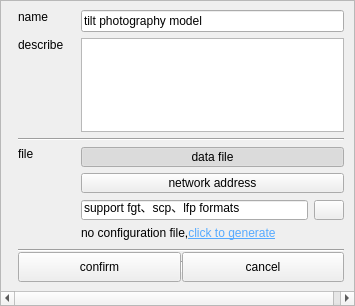
<?xml version="1.0" encoding="UTF-8"?>
<ui version="4.0">
 <class>CTiltAddModelWgt</class>
 <widget class="QWidget" name="CTiltAddModelWgt">
  <property name="geometry">
   <rect>
    <x>0</x>
    <y>0</y>
    <width>355</width>
    <height>306</height>
   </rect>
  </property>
  <property name="minimumSize">
   <size>
    <width>0</width>
    <height>0</height>
   </size>
  </property>
  <property name="maximumSize">
   <size>
    <width>16777215</width>
    <height>16777215</height>
   </size>
  </property>
  <property name="windowTitle">
   <string>Form</string>
  </property>
  <layout class="QVBoxLayout" name="verticalLayout_12">
   <property name="spacing">
    <number>0</number>
   </property>
   <property name="margin">
    <number>0</number>
   </property>
   <item>
    <widget class="QScrollArea" name="scrollArea">
     <property name="widgetResizable">
      <bool>true</bool>
     </property>
     <widget class="QWidget" name="scrollAreaWidgetContents">
      <property name="geometry">
       <rect>
        <x>0</x>
        <y>0</y>
        <width>403</width>
        <height>288</height>
       </rect>
      </property>
      <layout class="QGridLayout" name="gridLayout_3">
       <property name="verticalSpacing">
        <number>6</number>
       </property>
       <item row="7" column="0">
        <layout class="QVBoxLayout" name="verticalLayout_7">
         <property name="spacing">
          <number>0</number>
         </property>
         <property name="leftMargin">
          <number>8</number>
         </property>
         <property name="topMargin">
          <number>2</number>
         </property>
         <property name="rightMargin">
          <number>8</number>
         </property>
         <item>
          <widget class="Line" name="line_6">
           <property name="sizePolicy">
            <sizepolicy hsizetype="Minimum" vsizetype="Fixed">
             <horstretch>0</horstretch>
             <verstretch>0</verstretch>
            </sizepolicy>
           </property>
           <property name="orientation">
            <enum>Qt::Horizontal</enum>
           </property>
          </widget>
         </item>
         <item>
          <layout class="QHBoxLayout" name="horizontalLayout_9" stretch="0,0,0">
           <property name="spacing">
            <number>0</number>
           </property>
           <property name="topMargin">
            <number>0</number>
           </property>
           <item>
            <widget class="QPushButton" name="m_pSaveBtn">
             <property name="sizePolicy">
              <sizepolicy hsizetype="Expanding" vsizetype="Fixed">
               <horstretch>0</horstretch>
               <verstretch>0</verstretch>
              </sizepolicy>
             </property>
             <property name="minimumSize">
              <size>
               <width>0</width>
               <height>30</height>
              </size>
             </property>
             <property name="maximumSize">
              <size>
               <width>16777215</width>
               <height>30</height>
              </size>
             </property>
             <property name="styleSheet">
              <string notr="true"/>
             </property>
             <property name="text">
              <string>confirm</string>
             </property>
            </widget>
           </item>
           <item>
            <widget class="Line" name="line_3">
             <property name="sizePolicy">
              <sizepolicy hsizetype="Fixed" vsizetype="Minimum">
               <horstretch>0</horstretch>
               <verstretch>0</verstretch>
              </sizepolicy>
             </property>
             <property name="minimumSize">
              <size>
               <width>1</width>
               <height>12</height>
              </size>
             </property>
             <property name="maximumSize">
              <size>
               <width>1</width>
               <height>12</height>
              </size>
             </property>
             <property name="orientation">
              <enum>Qt::Vertical</enum>
             </property>
            </widget>
           </item>
           <item>
            <widget class="QPushButton" name="m_pCancelBtn">
             <property name="sizePolicy">
              <sizepolicy hsizetype="Expanding" vsizetype="Fixed">
               <horstretch>0</horstretch>
               <verstretch>0</verstretch>
              </sizepolicy>
             </property>
             <property name="minimumSize">
              <size>
               <width>0</width>
               <height>30</height>
              </size>
             </property>
             <property name="maximumSize">
              <size>
               <width>16777215</width>
               <height>30</height>
              </size>
             </property>
             <property name="styleSheet">
              <string notr="true"/>
             </property>
             <property name="text">
              <string>cancel</string>
             </property>
            </widget>
           </item>
          </layout>
         </item>
        </layout>
       </item>
       <item row="4" column="0">
        <layout class="QVBoxLayout" name="verticalLayout_5">
         <property name="spacing">
          <number>0</number>
         </property>
         <property name="leftMargin">
          <number>8</number>
         </property>
         <property name="rightMargin">
          <number>8</number>
         </property>
         <item>
          <widget class="Line" name="line">
           <property name="sizePolicy">
            <sizepolicy hsizetype="Minimum" vsizetype="Fixed">
             <horstretch>0</horstretch>
             <verstretch>0</verstretch>
            </sizepolicy>
           </property>
           <property name="orientation">
            <enum>Qt::Horizontal</enum>
           </property>
          </widget>
         </item>
        </layout>
       </item>
       <item row="0" column="0">
        <layout class="QHBoxLayout" name="horizontalLayout_6">
         <property name="leftMargin">
          <number>8</number>
         </property>
         <property name="topMargin">
          <number>0</number>
         </property>
         <property name="rightMargin">
          <number>8</number>
         </property>
         <property name="bottomMargin">
          <number>0</number>
         </property>
         <item>
          <widget class="QLabel" name="m_pNameLabel">
           <property name="sizePolicy">
            <sizepolicy hsizetype="Preferred" vsizetype="Preferred">
             <horstretch>0</horstretch>
             <verstretch>0</verstretch>
            </sizepolicy>
           </property>
           <property name="minimumSize">
            <size>
             <width>57</width>
             <height>20</height>
            </size>
           </property>
           <property name="maximumSize">
            <size>
             <width>57</width>
             <height>16777215</height>
            </size>
           </property>
           <property name="text">
            <string>name</string>
           </property>
           <property name="alignment">
            <set>Qt::AlignLeading|Qt::AlignLeft|Qt::AlignTop</set>
           </property>
          </widget>
         </item>
         <item>
          <widget class="QLineEdit" name="m_pNameEdit">
           <property name="contextMenuPolicy">
            <enum>Qt::NoContextMenu</enum>
           </property>
           <property name="text">
            <string>tilt photography model</string>
           </property>
          </widget>
         </item>
        </layout>
       </item>
       <item row="1" column="0">
        <layout class="QHBoxLayout" name="horizontalLayout_7">
         <property name="leftMargin">
          <number>8</number>
         </property>
         <property name="rightMargin">
          <number>8</number>
         </property>
         <item>
          <layout class="QVBoxLayout" name="verticalLayout_4">
           <item>
            <widget class="QLabel" name="m_pDescribeLabel">
             <property name="sizePolicy">
              <sizepolicy hsizetype="Preferred" vsizetype="Preferred">
               <horstretch>8</horstretch>
               <verstretch>0</verstretch>
              </sizepolicy>
             </property>
             <property name="minimumSize">
              <size>
               <width>57</width>
               <height>20</height>
              </size>
             </property>
             <property name="text">
              <string>describe</string>
             </property>
             <property name="alignment">
              <set>Qt::AlignLeading|Qt::AlignLeft|Qt::AlignTop</set>
             </property>
            </widget>
           </item>
           <item>
            <spacer name="verticalSpacer_2">
             <property name="orientation">
              <enum>Qt::Vertical</enum>
             </property>
             <property name="sizeHint" stdset="0">
              <size>
               <width>20</width>
               <height>40</height>
              </size>
             </property>
            </spacer>
           </item>
          </layout>
         </item>
         <item>
          <widget class="CLayerTextEdit" name="m_pDescribeEdt">
           <property name="sizePolicy">
            <sizepolicy hsizetype="Expanding" vsizetype="Expanding">
             <horstretch>0</horstretch>
             <verstretch>0</verstretch>
            </sizepolicy>
           </property>
           <property name="minimumSize">
            <size>
             <width>0</width>
             <height>0</height>
            </size>
           </property>
           <property name="maximumSize">
            <size>
             <width>16777215</width>
             <height>16777215</height>
            </size>
           </property>
           <property name="contextMenuPolicy">
            <enum>Qt::NoContextMenu</enum>
           </property>
          </widget>
         </item>
        </layout>
       </item>
       <item row="5" column="0">
        <layout class="QHBoxLayout" name="horizontalLayout_5">
         <property name="leftMargin">
          <number>8</number>
         </property>
         <property name="rightMargin">
          <number>8</number>
         </property>
         <item>
          <layout class="QVBoxLayout" name="verticalLayout_8">
           <item>
            <widget class="QLabel" name="m_pRangeLabel">
             <property name="sizePolicy">
              <sizepolicy hsizetype="Preferred" vsizetype="Minimum">
               <horstretch>0</horstretch>
               <verstretch>0</verstretch>
              </sizepolicy>
             </property>
             <property name="minimumSize">
              <size>
               <width>57</width>
               <height>20</height>
              </size>
             </property>
             <property name="maximumSize">
              <size>
               <width>57</width>
               <height>16777215</height>
              </size>
             </property>
             <property name="text">
              <string>file</string>
             </property>
             <property name="textFormat">
              <enum>Qt::AutoText</enum>
             </property>
             <property name="alignment">
              <set>Qt::AlignLeading|Qt::AlignLeft|Qt::AlignTop</set>
             </property>
            </widget>
           </item>
          </layout>
         </item>
         <item>
          <layout class="QVBoxLayout" name="verticalLayout_6">
           <property name="bottomMargin">
            <number>0</number>
           </property>
           <item>
            <layout class="QVBoxLayout" name="verticalLayout_15">
             <item>
              <widget class="QPushButton" name="m_pDataFilePushBtn">
               <property name="minimumSize">
                <size>
                 <width>0</width>
                 <height>20</height>
                </size>
               </property>
               <property name="text">
                <string>data file</string>
               </property>
               <property name="checkable">
                <bool>true</bool>
               </property>
               <property name="checked">
                <bool>true</bool>
               </property>
               <property name="autoExclusive">
                <bool>true</bool>
               </property>
              </widget>
             </item>
             <item>
              <widget class="QPushButton" name="m_pHttpDirPushBtn">
               <property name="minimumSize">
                <size>
                 <width>0</width>
                 <height>20</height>
                </size>
               </property>
               <property name="text">
                <string>network address</string>
               </property>
               <property name="checkable">
                <bool>true</bool>
               </property>
               <property name="checked">
                <bool>false</bool>
               </property>
               <property name="autoExclusive">
                <bool>true</bool>
               </property>
              </widget>
             </item>
            </layout>
           </item>
           <item>
            <widget class="QStackedWidget" name="m_pStackedWgt">
             <property name="maximumSize">
              <size>
               <width>16777215</width>
               <height>44</height>
              </size>
             </property>
             <property name="currentIndex">
              <number>0</number>
             </property>
             <widget class="QWidget" name="page_3">
              <layout class="QVBoxLayout" name="verticalLayout_10">
               <property name="margin">
                <number>0</number>
               </property>
               <item>
                <layout class="QVBoxLayout" name="verticalLayout_11">
                 <property name="bottomMargin">
                  <number>0</number>
                 </property>
                 <item>
                  <layout class="QHBoxLayout" name="horizontalLayout_11" stretch="0,0">
                   <item>
                    <widget class="QLineEdit" name="m_pPathLineEdit">
                     <property name="minimumSize">
                      <size>
                       <width>0</width>
                       <height>20</height>
                      </size>
                     </property>
                     <property name="maximumSize">
                      <size>
                       <width>16777215</width>
                       <height>20</height>
                      </size>
                     </property>
                     <property name="contextMenuPolicy">
                      <enum>Qt::NoContextMenu</enum>
                     </property>
                     <property name="text">
                      <string>support fgt、scp、lfp formats</string>
                     </property>
                     <property name="readOnly">
                      <bool>true</bool>
                     </property>
                    </widget>
                   </item>
                   <item>
                    <widget class="QPushButton" name="m_pPathToolBtn">
                     <property name="minimumSize">
                      <size>
                       <width>30</width>
                       <height>20</height>
                      </size>
                     </property>
                     <property name="maximumSize">
                      <size>
                       <width>30</width>
                       <height>20</height>
                      </size>
                     </property>
                     <property name="styleSheet">
                      <string notr="true">QPushButton
{
	background-image:url(:/images_earth_layer/Resources/images_earth_layer/normal.png);
}
QPushButton:hover
{
	background-image:url(:/images_earth_layer/Resources/images_earth_layer/hover.png);
}
QPushButton:pressed
{
	background-image:url(:/images_earth_layer/Resources/images_earth_layer/normal.png);
}</string>
                     </property>
                     <property name="text">
                      <string/>
                     </property>
                    </widget>
                   </item>
                  </layout>
                 </item>
                 <item>
                  <widget class="QLabel" name="linkLabel">
                   <property name="sizePolicy">
                    <sizepolicy hsizetype="Preferred" vsizetype="Fixed">
                     <horstretch>0</horstretch>
                     <verstretch>0</verstretch>
                    </sizepolicy>
                   </property>
                   <property name="contextMenuPolicy">
                    <enum>Qt::NoContextMenu</enum>
                   </property>
                   <property name="text">
                    <string>&lt;html&gt;&lt;head/&gt;&lt;body&gt;&lt;p&gt;no configuration file,&lt;a href=&quot;#&quot;&gt;&lt;span style=&quot; text-decoration: underline; color:#55aaff;&quot;&gt;click to generate&lt;/span&gt;&lt;/a&gt;&lt;/p&gt;&lt;/body&gt;&lt;/html&gt;</string>
                   </property>
                  </widget>
                 </item>
                </layout>
               </item>
              </layout>
             </widget>
             <widget class="QWidget" name="page_4">
              <property name="sizePolicy">
               <sizepolicy hsizetype="Preferred" vsizetype="Preferred">
                <horstretch>0</horstretch>
                <verstretch>0</verstretch>
               </sizepolicy>
              </property>
              <property name="minimumSize">
               <size>
                <width>0</width>
                <height>0</height>
               </size>
              </property>
              <property name="maximumSize">
               <size>
                <width>16777215</width>
                <height>16777215</height>
               </size>
              </property>
              <layout class="QVBoxLayout" name="verticalLayout_17">
               <property name="margin">
                <number>0</number>
               </property>
               <item>
                <layout class="QVBoxLayout" name="verticalLayout_2">
                 <item>
                  <layout class="QHBoxLayout" name="horizontalLayout_14" stretch="0,0">
                   <property name="sizeConstraint">
                    <enum>QLayout::SetMinimumSize</enum>
                   </property>
                   <property name="topMargin">
                    <number>0</number>
                   </property>
                   <property name="bottomMargin">
                    <number>0</number>
                   </property>
                   <item>
                    <widget class="QLineEdit" name="m_pHttpLineEdit">
                     <property name="contextMenuPolicy">
                      <enum>Qt::NoContextMenu</enum>
                     </property>
                    </widget>
                   </item>
                   <item>
                    <widget class="QPushButton" name="m_pHttpToolBtn">
                     <property name="minimumSize">
                      <size>
                       <width>30</width>
                       <height>20</height>
                      </size>
                     </property>
                     <property name="maximumSize">
                      <size>
                       <width>30</width>
                       <height>20</height>
                      </size>
                     </property>
                     <property name="styleSheet">
                      <string notr="true">QPushButton
{
	background-image:url(:/images_earth_layer/Resources/images_earth_layer/normal.png);
}
QPushButton:hover
{
	background-image:url(:/images_earth_layer/Resources/images_earth_layer/hover.png);
}
QPushButton:pressed
{
	background-image:url(:/images_earth_layer/Resources/images_earth_layer/normal.png);
}</string>
                     </property>
                     <property name="text">
                      <string/>
                     </property>
                    </widget>
                   </item>
                  </layout>
                 </item>
                 <item>
                  <widget class="QLabel" name="m_pHttpTipsLabel">
                   <property name="text">
                    <string>please enter the network address and click to link</string>
                   </property>
                  </widget>
                 </item>
                </layout>
               </item>
              </layout>
             </widget>
            </widget>
           </item>
          </layout>
         </item>
        </layout>
       </item>
       <item row="6" column="0">
        <spacer name="verticalSpacer_4">
         <property name="orientation">
          <enum>Qt::Vertical</enum>
         </property>
         <property name="sizeHint" stdset="0">
          <size>
           <width>20</width>
           <height>40</height>
          </size>
         </property>
        </spacer>
       </item>
      </layout>
      <zorder></zorder>
      <zorder></zorder>
      <zorder>verticalSpacer_4</zorder>
     </widget>
    </widget>
   </item>
  </layout>
 </widget>
 <customwidgets>
  <customwidget>
   <class>CLayerTextEdit</class>
   <extends>QTextEdit</extends>
   <header>CLayerTextEdit.h</header>
  </customwidget>
 </customwidgets>
 <resources/>
 <connections/>
</ui>
